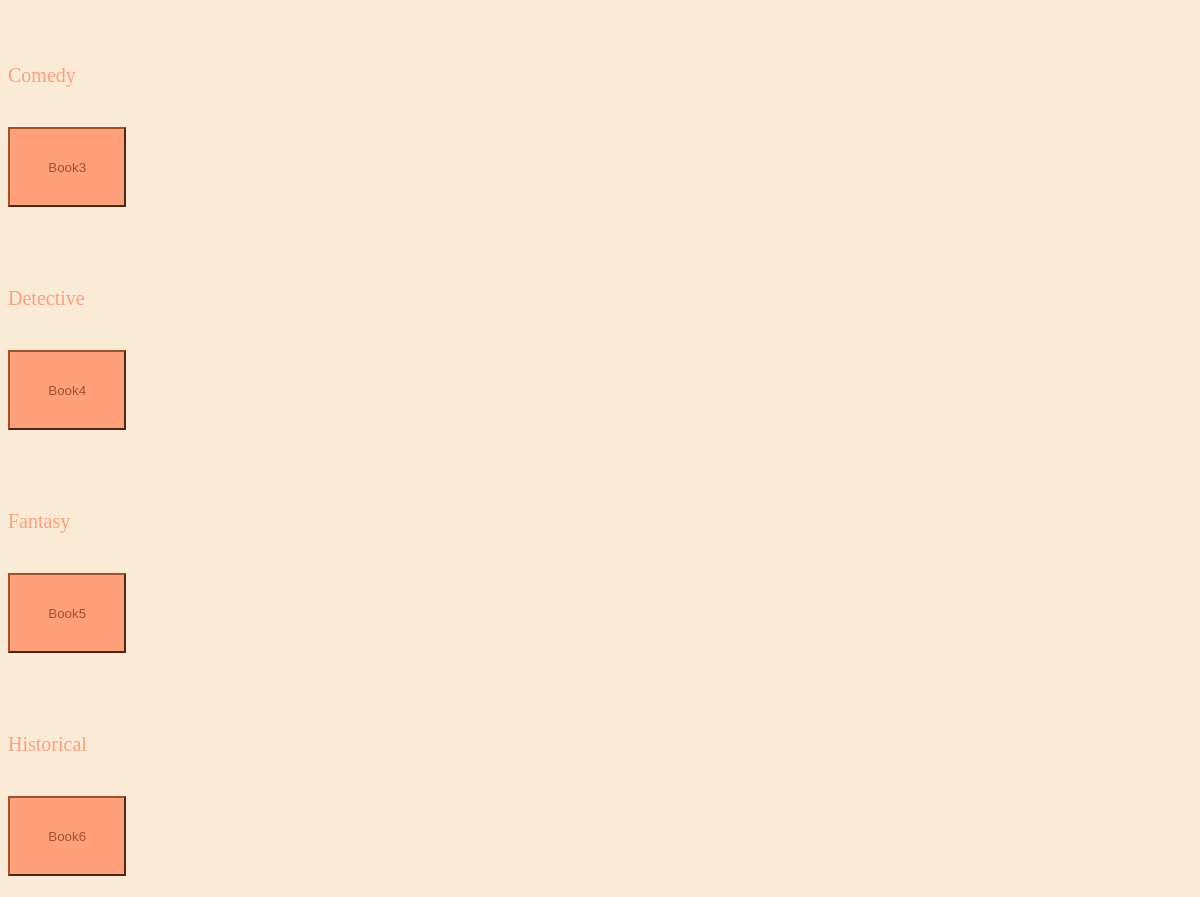
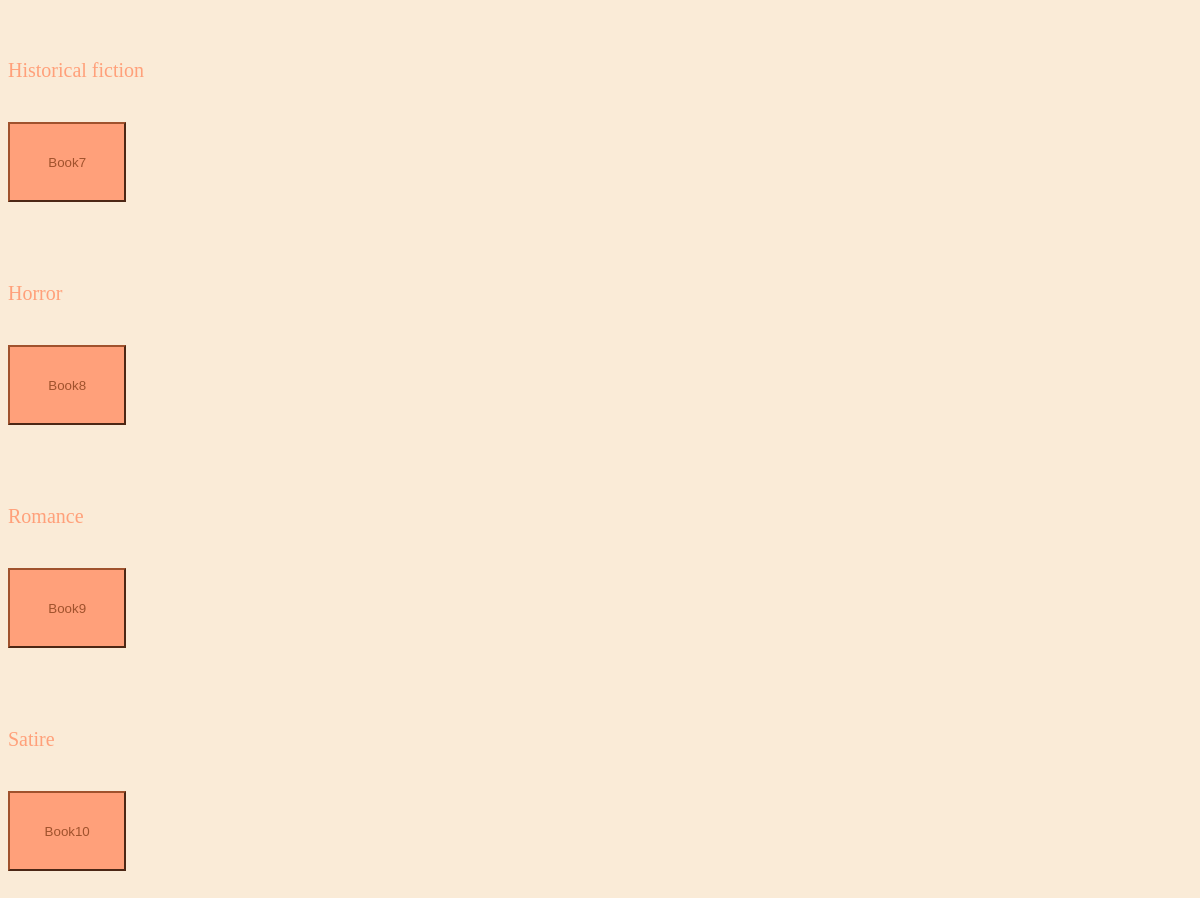
The app's page /books/ (signed in, middle part), older data (2 pictures, top to bottom).
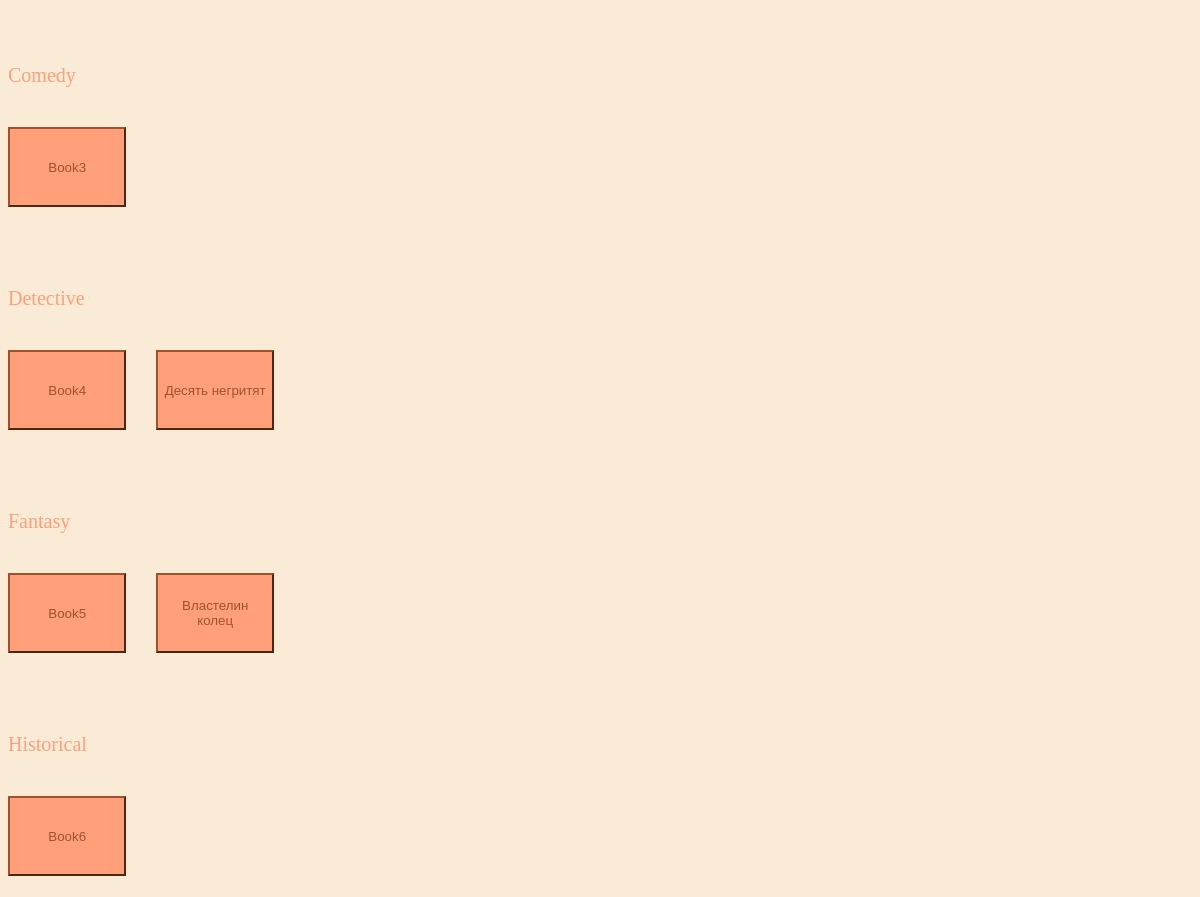
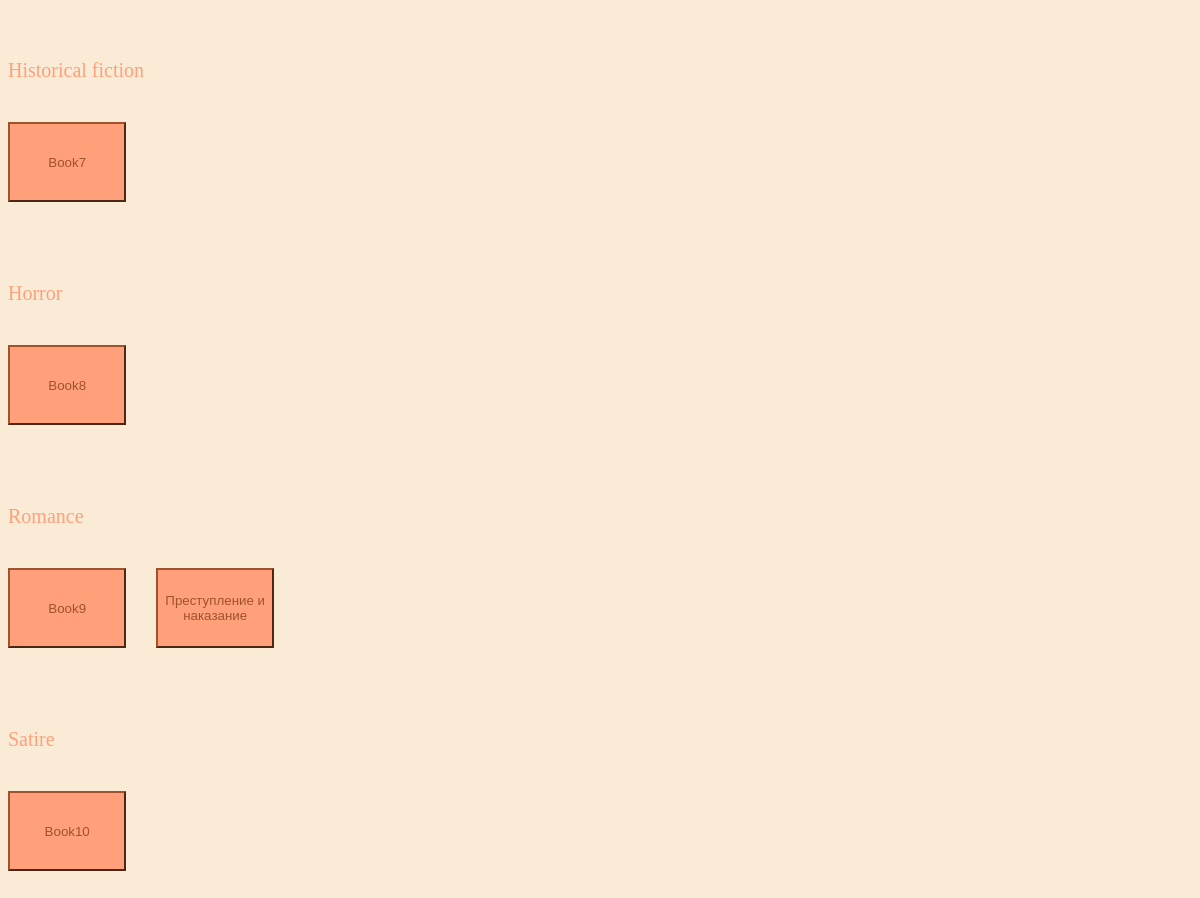
The same page, newer data (2 pictures, top to bottom).
### libraryapp/models.py (models this page shows, shortened)
class Book(models.Model):
    title = models.CharField(max_length=100)
    text = models.CharField(max_length=10000)
    author = models.CharField(max_length=1000)
    year_of_publication = models.IntegerField()
    genre = models.CharField(default="Other", max_length=100, choices=(
        ("Action", "Action"),
        ("Adventure", "Adventure"),
        ("Comedy", "Comedy"),
        ("Detective", "Detective"),
        ("Fantasy", "Fantasy"),
        ("Historical", "Historical"),
        ("Historical fiction", "Historical fiction"),
        ("Horror", "Horror"),
        ("Romance", "Romance"),
        ("Satire", "Satire"),
        ("Science fiction", "Science fiction"),
        ("Cyberpunk", "Cyberpunk"),
        ("Speculative", "Speculative"),
        ("Thriller", "Thriller"),
        ("Other", "Other")
    ))
    quantity = models.IntegerField()
    tags = models.ManyToManyField(Tag)
    class Meta:
        verbose_name = "book"
        verbose_name_plural = "books"

### libraryapp/views.py (the view)
# urls.py: path("books/", books, name="books"),
@login_required
@permission_required(perm="libraryapp.view_book", raise_exception=True)
def books(request):
    books = Book.objects.all()
    genre_list = ["Action", "Adventure", "Comedy", "Detective", "Fantasy", "Historical", "Historical fiction", "Horror",
                  "Romance", "Satire", "Science fiction", "Cyberpunk", "Speculative", "Thriller", "Other"]
    user = request.user
    access_level = None
    if user.has_perm("libraryapp.view_user") and not user.has_perm("libraryapp.change_user"):
        access_level = "Библиотекарь"
    if user.has_perm("libraryapp.change_user"):
        access_level = "Администратор"
    else:
        access_level = "Читатель"
    return render(request, "books.html", {"books": books, "genre_list": genre_list, "access_level": access_level})

### libraryapp/templates/books.html (shortened to what this page needs)
<!DOCTYPE html>
{% load static %}
<html lang="en">
<head>
    <link rel="stylesheet" href="{% static 'styles/style.css' %}">
</head>
<body class="background">
    <div class="margin_top_10">
        {% for i in genre_list %}
            <div class="margin_top_10 text_size_3 text">
                {{ i }}
            </div>
            <div class="flex margin_top_5">
                {% for book in books %}
                    {% if book.genre == i %}
                        <a href="{% url 'book' book.id %}" class="book2"><div class="width"><button class="book">{{ book.title }}</button></div></a>
                    {% endif %}
                {% endfor %}
            </div>
        {% endfor %}
    </div>
</body>
</html>

Row changes from the older to the newer data that the page shows:
added Book: title "Десять негритят", shown under "Detective"
added Book: title "Властелин колец", shown under "Fantasy"
added Book: title "Преступление и наказание", shown under "Romance"
